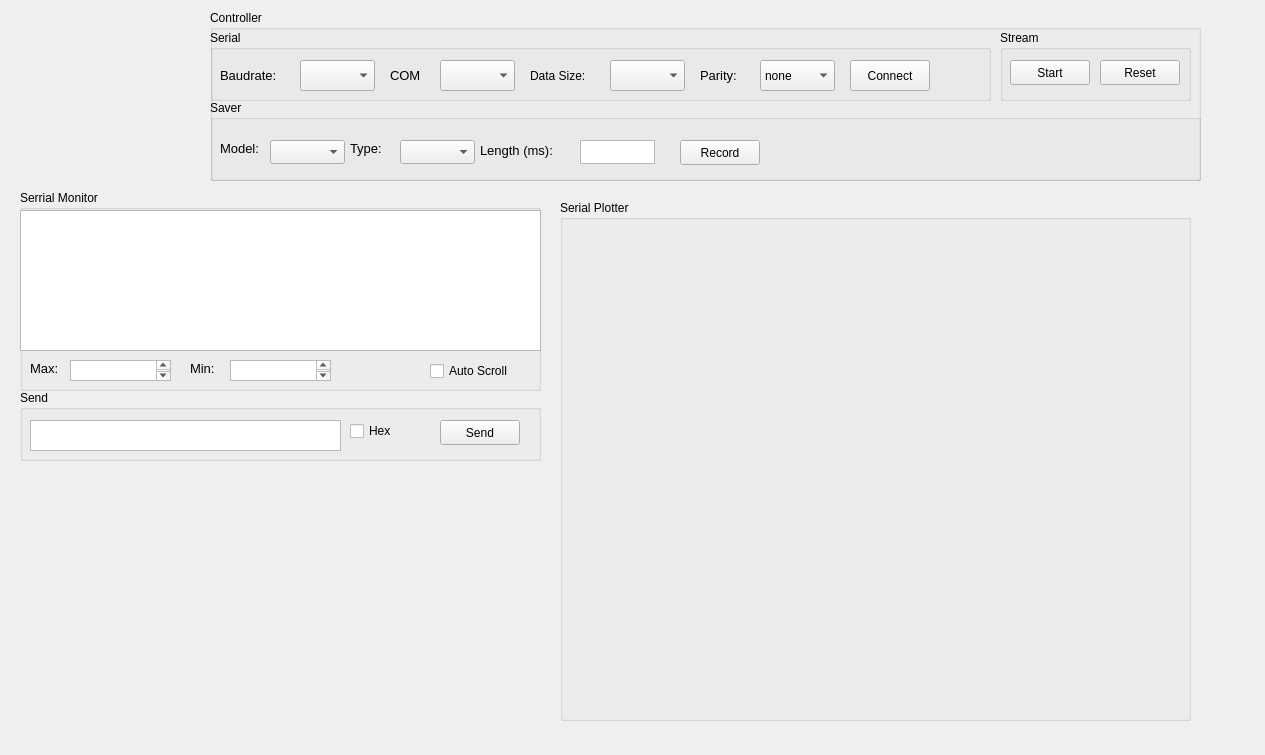
<?xml version="1.0" encoding="UTF-8"?>
<ui version="4.0">
 <class>App</class>
 <widget class="QWidget" name="App">
  <property name="geometry">
   <rect>
    <x>0</x>
    <y>0</y>
    <width>1265</width>
    <height>755</height>
   </rect>
  </property>
  <property name="windowTitle">
   <string>App</string>
  </property>
  <widget class="QGroupBox" name="Controller">
   <property name="geometry">
    <rect>
     <x>210</x>
     <y>10</y>
     <width>991</width>
     <height>171</height>
    </rect>
   </property>
   <property name="title">
    <string>Controller</string>
   </property>
   <widget class="QGroupBox" name="Serial">
    <property name="geometry">
     <rect>
      <x>0</x>
      <y>20</y>
      <width>781</width>
      <height>71</height>
     </rect>
    </property>
    <property name="title">
     <string>Serial</string>
    </property>
    <widget class="QComboBox" name="Baudrates">
     <property name="geometry">
      <rect>
       <x>90</x>
       <y>30</y>
       <width>75</width>
       <height>31</height>
      </rect>
     </property>
     <item>
      <property name="text">
       <string/>
      </property>
     </item>
     <item>
      <property name="text">
       <string>600</string>
      </property>
     </item>
     <item>
      <property name="text">
       <string>1200</string>
      </property>
     </item>
     <item>
      <property name="text">
       <string>2400</string>
      </property>
     </item>
     <item>
      <property name="text">
       <string>4800</string>
      </property>
     </item>
     <item>
      <property name="text">
       <string>9600</string>
      </property>
     </item>
     <item>
      <property name="text">
       <string>14400</string>
      </property>
     </item>
     <item>
      <property name="text">
       <string>19200</string>
      </property>
     </item>
     <item>
      <property name="text">
       <string>38400</string>
      </property>
     </item>
     <item>
      <property name="text">
       <string>56000</string>
      </property>
     </item>
     <item>
      <property name="text">
       <string>57600</string>
      </property>
     </item>
     <item>
      <property name="text">
       <string>115200</string>
      </property>
     </item>
    </widget>
    <widget class="QLabel" name="label">
     <property name="geometry">
      <rect>
       <x>10</x>
       <y>30</y>
       <width>81</width>
       <height>31</height>
      </rect>
     </property>
     <property name="font">
      <font>
       <family>Arial</family>
       <pointsize>10</pointsize>
      </font>
     </property>
     <property name="text">
      <string>Baudrate:</string>
     </property>
    </widget>
    <widget class="QLabel" name="label_2">
     <property name="geometry">
      <rect>
       <x>180</x>
       <y>30</y>
       <width>55</width>
       <height>31</height>
      </rect>
     </property>
     <property name="font">
      <font>
       <family>Arial</family>
       <pointsize>10</pointsize>
      </font>
     </property>
     <property name="text">
      <string>COM</string>
     </property>
    </widget>
    <widget class="QComboBox" name="Com">
     <property name="geometry">
      <rect>
       <x>230</x>
       <y>30</y>
       <width>75</width>
       <height>31</height>
      </rect>
     </property>
     <item>
      <property name="text">
       <string/>
      </property>
     </item>
     <item>
      <property name="text">
       <string>Com1</string>
      </property>
     </item>
     <item>
      <property name="text">
       <string>Com2</string>
      </property>
     </item>
     <item>
      <property name="text">
       <string>Com3</string>
      </property>
     </item>
     <item>
      <property name="text">
       <string>Com4</string>
      </property>
     </item>
     <item>
      <property name="text">
       <string>Com5</string>
      </property>
     </item>
     <item>
      <property name="text">
       <string>Com6</string>
      </property>
     </item>
     <item>
      <property name="text">
       <string>Com7</string>
      </property>
     </item>
     <item>
      <property name="text">
       <string>Com8</string>
      </property>
     </item>
     <item>
      <property name="text">
       <string>Com9</string>
      </property>
     </item>
     <item>
      <property name="text">
       <string>Com10</string>
      </property>
     </item>
     <item>
      <property name="text">
       <string>Com11</string>
      </property>
     </item>
     <item>
      <property name="text">
       <string>Com12</string>
      </property>
     </item>
    </widget>
    <widget class="QLabel" name="label_3">
     <property name="geometry">
      <rect>
       <x>320</x>
       <y>30</y>
       <width>71</width>
       <height>31</height>
      </rect>
     </property>
     <property name="font">
      <font>
       <family>Arial</family>
       <pointsize>9</pointsize>
      </font>
     </property>
     <property name="text">
      <string>Data Size:</string>
     </property>
    </widget>
    <widget class="QLabel" name="label_4">
     <property name="geometry">
      <rect>
       <x>490</x>
       <y>30</y>
       <width>55</width>
       <height>31</height>
      </rect>
     </property>
     <property name="font">
      <font>
       <family>Arial</family>
       <pointsize>10</pointsize>
      </font>
     </property>
     <property name="text">
      <string>Parity:</string>
     </property>
    </widget>
    <widget class="QComboBox" name="DataSize">
     <property name="geometry">
      <rect>
       <x>400</x>
       <y>30</y>
       <width>75</width>
       <height>31</height>
      </rect>
     </property>
     <item>
      <property name="text">
       <string/>
      </property>
     </item>
     <item>
      <property name="text">
       <string>7</string>
      </property>
     </item>
     <item>
      <property name="text">
       <string>8</string>
      </property>
     </item>
    </widget>
    <widget class="QComboBox" name="Parity">
     <property name="geometry">
      <rect>
       <x>550</x>
       <y>30</y>
       <width>75</width>
       <height>31</height>
      </rect>
     </property>
     <item>
      <property name="text">
       <string>none</string>
      </property>
     </item>
     <item>
      <property name="text">
       <string>odd</string>
      </property>
     </item>
     <item>
      <property name="text">
       <string>even</string>
      </property>
     </item>
     <item>
      <property name="text">
       <string>mark</string>
      </property>
     </item>
    </widget>
    <widget class="QPushButton" name="Connect">
     <property name="geometry">
      <rect>
       <x>640</x>
       <y>30</y>
       <width>80</width>
       <height>31</height>
      </rect>
     </property>
     <property name="text">
      <string>Connect</string>
     </property>
    </widget>
   </widget>
   <widget class="QGroupBox" name="Saver">
    <property name="geometry">
     <rect>
      <x>0</x>
      <y>90</y>
      <width>991</width>
      <height>81</height>
     </rect>
    </property>
    <property name="title">
     <string>Saver</string>
    </property>
    <widget class="QPushButton" name="Record">
     <property name="geometry">
      <rect>
       <x>470</x>
       <y>40</y>
       <width>80</width>
       <height>25</height>
      </rect>
     </property>
     <property name="text">
      <string>Record</string>
     </property>
    </widget>
    <widget class="QLabel" name="label_5">
     <property name="geometry">
      <rect>
       <x>140</x>
       <y>40</y>
       <width>55</width>
       <height>16</height>
      </rect>
     </property>
     <property name="font">
      <font>
       <family>Arial</family>
       <pointsize>10</pointsize>
      </font>
     </property>
     <property name="text">
      <string>Type:</string>
     </property>
    </widget>
    <widget class="QComboBox" name="Type">
     <property name="geometry">
      <rect>
       <x>190</x>
       <y>40</y>
       <width>75</width>
       <height>24</height>
      </rect>
     </property>
     <item>
      <property name="text">
       <string/>
      </property>
     </item>
     <item>
      <property name="text">
       <string>csv</string>
      </property>
     </item>
     <item>
      <property name="text">
       <string>xlsx</string>
      </property>
     </item>
    </widget>
    <widget class="QLabel" name="label_6">
     <property name="geometry">
      <rect>
       <x>270</x>
       <y>40</y>
       <width>91</width>
       <height>21</height>
      </rect>
     </property>
     <property name="font">
      <font>
       <family>Arial</family>
       <pointsize>10</pointsize>
      </font>
     </property>
     <property name="text">
      <string>Length (ms):</string>
     </property>
    </widget>
    <widget class="QTextEdit" name="Length">
     <property name="geometry">
      <rect>
       <x>370</x>
       <y>40</y>
       <width>75</width>
       <height>24</height>
      </rect>
     </property>
    </widget>
    <widget class="QLabel" name="label_7">
     <property name="geometry">
      <rect>
       <x>10</x>
       <y>40</y>
       <width>55</width>
       <height>16</height>
      </rect>
     </property>
     <property name="font">
      <font>
       <family>Arial</family>
       <pointsize>10</pointsize>
      </font>
     </property>
     <property name="text">
      <string>Model:</string>
     </property>
    </widget>
    <widget class="QComboBox" name="Model">
     <property name="geometry">
      <rect>
       <x>60</x>
       <y>40</y>
       <width>75</width>
       <height>24</height>
      </rect>
     </property>
     <item>
      <property name="text">
       <string/>
      </property>
     </item>
     <item>
      <property name="text">
       <string>Mark9.7</string>
      </property>
     </item>
    </widget>
   </widget>
   <widget class="QGroupBox" name="Stream">
    <property name="geometry">
     <rect>
      <x>790</x>
      <y>20</y>
      <width>191</width>
      <height>71</height>
     </rect>
    </property>
    <property name="title">
     <string>Stream</string>
    </property>
    <widget class="QPushButton" name="Start">
     <property name="geometry">
      <rect>
       <x>10</x>
       <y>30</y>
       <width>80</width>
       <height>25</height>
      </rect>
     </property>
     <property name="text">
      <string>Start</string>
     </property>
    </widget>
    <widget class="QPushButton" name="Reset">
     <property name="geometry">
      <rect>
       <x>100</x>
       <y>30</y>
       <width>80</width>
       <height>25</height>
      </rect>
     </property>
     <property name="text">
      <string>Reset</string>
     </property>
    </widget>
   </widget>
  </widget>
  <widget class="QGroupBox" name="SeriaPlotter">
   <property name="geometry">
    <rect>
     <x>560</x>
     <y>200</y>
     <width>631</width>
     <height>521</height>
    </rect>
   </property>
   <property name="title">
    <string>Serial Plotter</string>
   </property>
   <widget class="PlotWidget" name="Plotter" native="true">
    <property name="geometry">
     <rect>
      <x>0</x>
      <y>20</y>
      <width>631</width>
      <height>501</height>
     </rect>
    </property>
    <property name="sizePolicy">
     <sizepolicy hsizetype="Fixed" vsizetype="Fixed">
      <horstretch>0</horstretch>
      <verstretch>0</verstretch>
     </sizepolicy>
    </property>
   </widget>
  </widget>
  <widget class="QGroupBox" name="SerialMonitor">
   <property name="geometry">
    <rect>
     <x>20</x>
     <y>190</y>
     <width>521</width>
     <height>201</height>
    </rect>
   </property>
   <property name="title">
    <string>Serrial Monitor</string>
   </property>
   <widget class="QTextBrowser" name="Monitor">
    <property name="geometry">
     <rect>
      <x>0</x>
      <y>20</y>
      <width>521</width>
      <height>141</height>
     </rect>
    </property>
   </widget>
   <widget class="QCheckBox" name="AutoScroll">
    <property name="geometry">
     <rect>
      <x>410</x>
      <y>170</y>
      <width>91</width>
      <height>22</height>
     </rect>
    </property>
    <property name="text">
     <string>Auto Scroll</string>
    </property>
   </widget>
   <widget class="QLabel" name="label_8">
    <property name="geometry">
     <rect>
      <x>10</x>
      <y>170</y>
      <width>55</width>
      <height>16</height>
     </rect>
    </property>
    <property name="font">
     <font>
      <family>Arial</family>
      <pointsize>10</pointsize>
     </font>
    </property>
    <property name="text">
     <string>Max:</string>
    </property>
   </widget>
   <widget class="QLabel" name="label_9">
    <property name="geometry">
     <rect>
      <x>170</x>
      <y>170</y>
      <width>55</width>
      <height>16</height>
     </rect>
    </property>
    <property name="font">
     <font>
      <family>Arial</family>
      <pointsize>10</pointsize>
     </font>
    </property>
    <property name="text">
     <string>Min:</string>
    </property>
   </widget>
   <widget class="QTextBrowser" name="Max">
    <property name="geometry">
     <rect>
      <x>50</x>
      <y>170</y>
      <width>101</width>
      <height>21</height>
     </rect>
    </property>
   </widget>
   <widget class="QTextBrowser" name="textBrowser_2">
    <property name="geometry">
     <rect>
      <x>210</x>
      <y>170</y>
      <width>101</width>
      <height>21</height>
     </rect>
    </property>
   </widget>
  </widget>
  <widget class="QGroupBox" name="Send">
   <property name="geometry">
    <rect>
     <x>20</x>
     <y>390</y>
     <width>521</width>
     <height>71</height>
    </rect>
   </property>
   <property name="title">
    <string>Send</string>
   </property>
   <widget class="QTextEdit" name="textEdit_2">
    <property name="geometry">
     <rect>
      <x>10</x>
      <y>30</y>
      <width>311</width>
      <height>31</height>
     </rect>
    </property>
   </widget>
   <widget class="QCheckBox" name="Hex">
    <property name="geometry">
     <rect>
      <x>330</x>
      <y>30</y>
      <width>83</width>
      <height>22</height>
     </rect>
    </property>
    <property name="text">
     <string>Hex</string>
    </property>
   </widget>
   <widget class="QPushButton" name="Send_2">
    <property name="geometry">
     <rect>
      <x>420</x>
      <y>30</y>
      <width>80</width>
      <height>25</height>
     </rect>
    </property>
    <property name="text">
     <string>Send</string>
    </property>
   </widget>
  </widget>
 </widget>
 <customwidgets>
  <customwidget>
   <class>PlotWidget</class>
   <extends>QWidget</extends>
   <header>pyqtgraph</header>
   <container>1</container>
  </customwidget>
 </customwidgets>
 <resources/>
 <connections/>
</ui>
